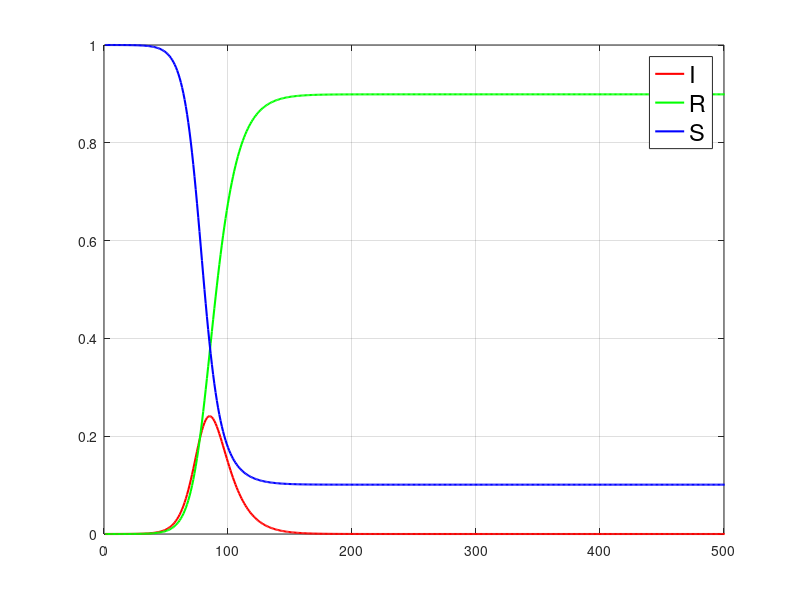
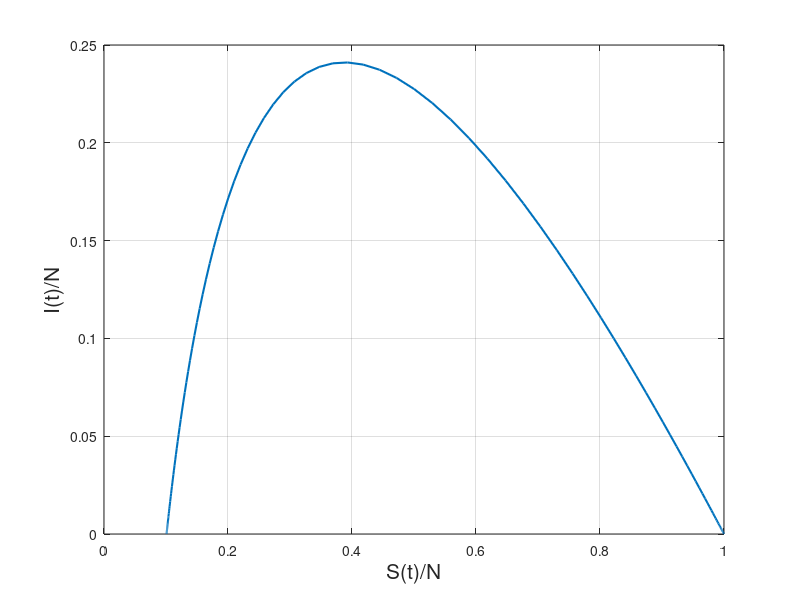
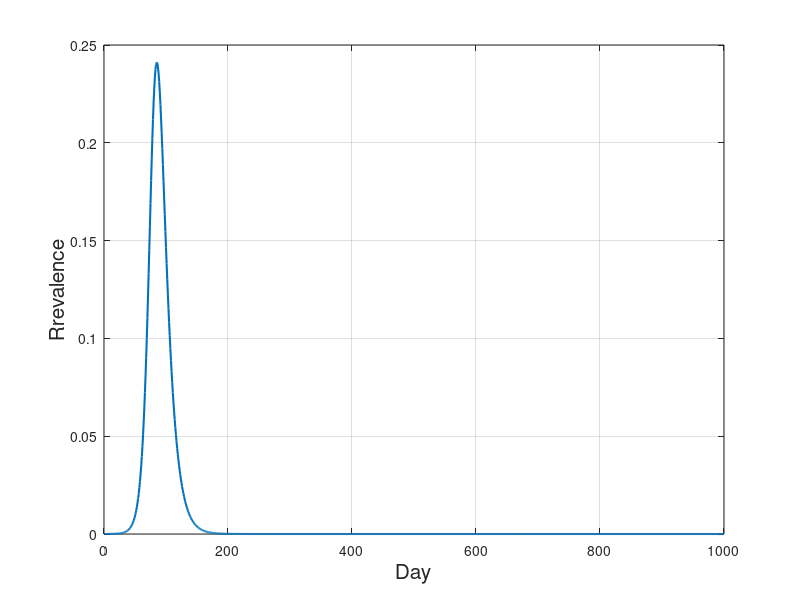

Source code (MATLAB) for these figures, in order:
% In the SIR model we have 3 epidemiological classes: Susceptible, Infected and Removed individuals.
% SIR.m - we are just looking at a static population.
clear all,close all
dt=1;
N=10^6;			% The total population
beta=0.25;		% Number of contacts per day that are sufficient to spread the disease
gamma=1/10;		% Fraction of the infected group that will recover during any given day
I(1)=10;		% I(0) - initial number of infected individuals
S(1)=N-I(1);	% S(0) - initial number of susceptible individuals

% I(n) - number of infected individuals
% S(n) - number of susceptible individuals
for n=2:1000
	I(n) = I(n-1)+dt*(beta*(S(n-1)/N)-gamma)*I(n-1);
	S(n) = S(n-1)-dt*beta*S(n-1)*(I(n-1)/N);
endfor

x=S/N;			% x - susceptible fraction of the population
y=I/N;			% y - infected fraction of the population
z=1-x-y;		% z - removed fraction of the population

vreme=1:1:1000;
figure 1, 
plot(vreme,y,"r","linewidth",1.5,
	vreme,z,"g","linewidth",1.5,
	vreme,x,"b","linewidth",1.5);
leg=legend("I","R","S")
set(leg,"fontsize",17);
axis([0 500 0 1])
grid on
hold on

figure 2,
plot(x,y,"linewidth",1.5);
xlabel('S(t)/N',"fontsize",15)
ylabel('I(t)/N',"fontsize",15)
grid on
hold on

figure 3,
plot(y,"linewidth",1.5);
xlabel('Day',"fontsize",15)
ylabel('Rrevalence',"fontsize",15)
grid on
hold on
